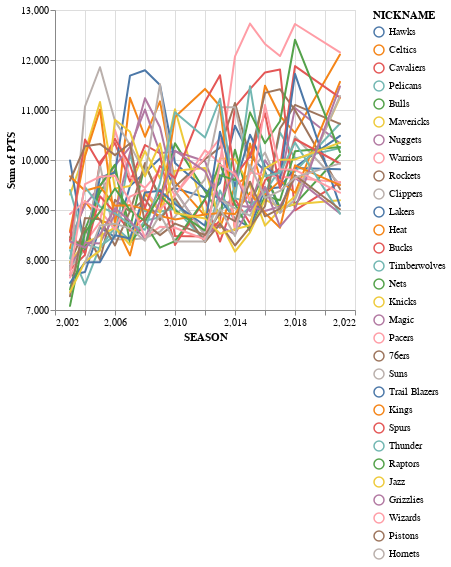

Write notebook code for a chart like this one.
### Code cell
DeepnoteChart(points_per_season_cleaned, """{"layer":[{"layer":[{"mark":{"clip":true,"type":"trail","tooltip":true},"encoding":{"x":{"sort":null,"type":"quantitative","field":"SEASON","scale":{"type":"linear","zero":false},"format":{"type":"default","decimals":null},"formatType":"numberFormatFromNumberType"},"y":{"sort":null,"type":"quantitative","field":"PTS","scale":{"type":"linear","zero":false},"format":{"type":"default","decimals":null},"aggregate":"sum","formatType":"numberFormatFromNumberType"},"color":{"sort":null,"type":"nominal","field":"NICKNAME","scale":{"scheme":"tableau10"}}}},{"mark":{"size":100,"type":"point","opacity":0,"tooltip":true},"encoding":{"x":{"sort":null,"type":"quantitative","field":"SEASON","scale":{"type":"linear","zero":false},"format":{"type":"default","decimals":null},"formatType":"numberFormatFromNumberType"},"y":{"sort":null,"type":"quantitative","field":"PTS","scale":{"type":"linear","zero":false},"format":{"type":"default","decimals":null},"aggregate":"sum","formatType":"numberFormatFromNumberType"},"color":{"sort":null,"type":"nominal","field":"NICKNAME","scale":{"scheme":"tableau10"}}}}]}],"title":"","config":{"legend":{}},"$schema":"https://vega.github.io/schema/vega-lite/v5.json","encoding":{}}""")

### Figure 1 — Vega-Lite specification as saved in the notebook (floating-point values rounded to 4 significant figures; data arrays with more than 128 entries replaced by an {"elided": "..."} marker saying what was removed)
{"$schema": "https://vega.github.io/schema/vega-lite/v5.json", "encoding": {}, "layer": [{"layer": [{"mark": {"type": "trail", "tooltip": true, "clip": true}, "encoding": {"x": {"field": "SEASON", "type": "quantitative", "sort": null, "scale": {"zero": false, "type": "linear"}, "formatType": "numberFormatFromNumberType", "format": {"type": "default", "decimals": null}}, "y": {"field": "PTS", "type": "quantitative", "aggregate": "sum", "sort": null, "scale": {"zero": false, "type": "linear"}, "formatType": "numberFormatFromNumberType", "format": {"type": "default", "decimals": null}}, "color": {"field": "NICKNAME", "type": "nominal", "sort": null, "scale": {"scheme": "tableau10"}}}}, {"mark": {"type": "point", "tooltip": true, "size": 100, "opacity": 0}, "encoding": {"x": {"field": "SEASON", "type": "quantitative", "sort": null, "scale": {"zero": false, "type": "linear"}, "formatType": "numberFormatFromNumberType", "format": {"type": "default", "decimals": null}}, "y": {"field": "PTS", "type": "quantitative", "aggregate": "sum", "sort": null, "scale": {"zero": false, "type": "linear"}, "formatType": "numberFormatFromNumberType", "format": {"type": "default", "decimals": null}}, "color": {"field": "NICKNAME", "type": "nominal", "sort": null, "scale": {"scheme": "tableau10"}}}}]}], "title": "", "config": {"legend": {}}, "data": {"values": {"elided": "479 records"}}}
